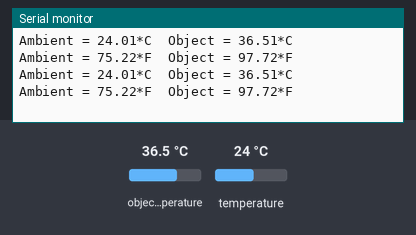
The sketch below on a simulated Arduino Uno, built with avr-gcc and run on an emulated ATmega328P. Shown: the last lines printed to the serial monitor. Inputs (shaded band) come from the test bench; at power-on: object temperature 36.5 °C, temperature 24 °C.

Above: at 1.2 s.
1.3 s: object temperature set to 20 °C
At 2.5 s:
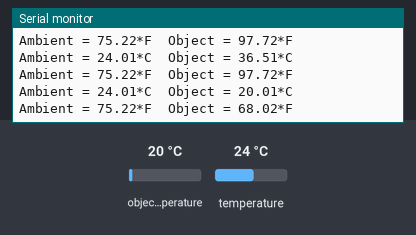
2.8 s: temperature set to 12 °C
At 3.6 s:
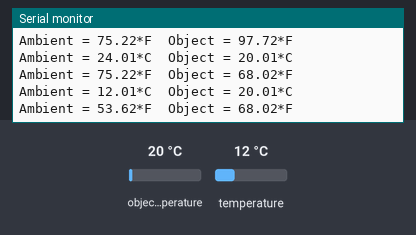
4.3 s: object temperature set to 26 °C
At 5.8 s:
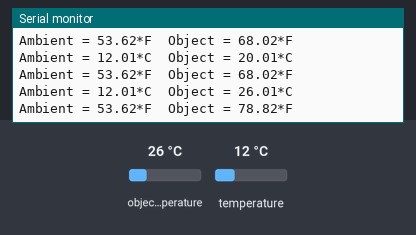
Timing chart, 0 to 7.3 s (numbered marks = the images above; inputs shaded):
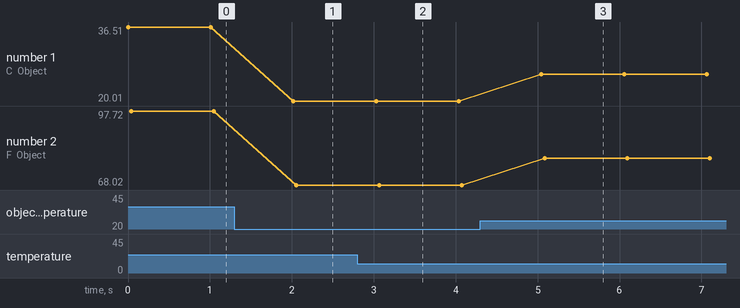

Measured:
- after the input at 1.3 s, the serial monitor: prints a new line after 0.72 s (image 1)
- after the input at 2.8 s, the serial monitor: prints a new line after 0.23 s (image 2)
- after the input at 4.3 s, the serial monitor: prints a new line after 0.75 s (image 3)
- plotted number 1: 36.51 → 20.01 after the input at 1.3 s, 20.01 → 26.01 after the input at 4.3 s
- plotted number 2: 97.72 → 68.02 after the input at 1.3 s, 68.02 → 78.82 after the input at 4.3 s

The sketch:

MLX_Individual.ino
```cpp
#include <Adafruit_MLX90614.h>

Adafruit_MLX90614 mlx = Adafruit_MLX90614();

void setup() {
	Serial.begin(9600);
	while (!Serial);

	if (!mlx.begin()) {
		Serial.println("Error connecting to MLX sensor. Check wiring.");
		while (1);
	};
}

void loop() {
	Serial.print("Ambient = "); Serial.print(mlx.readAmbientTempC());
	Serial.print("*C\tObject = "); Serial.print(mlx.readObjectTempC()); Serial.println("*C");
	Serial.print("Ambient = "); Serial.print(mlx.readAmbientTempF());
	Serial.print("*F\tObject = "); Serial.print(mlx.readObjectTempF()); Serial.println("*F");

	Serial.println();
	delay(1000);
}
```
